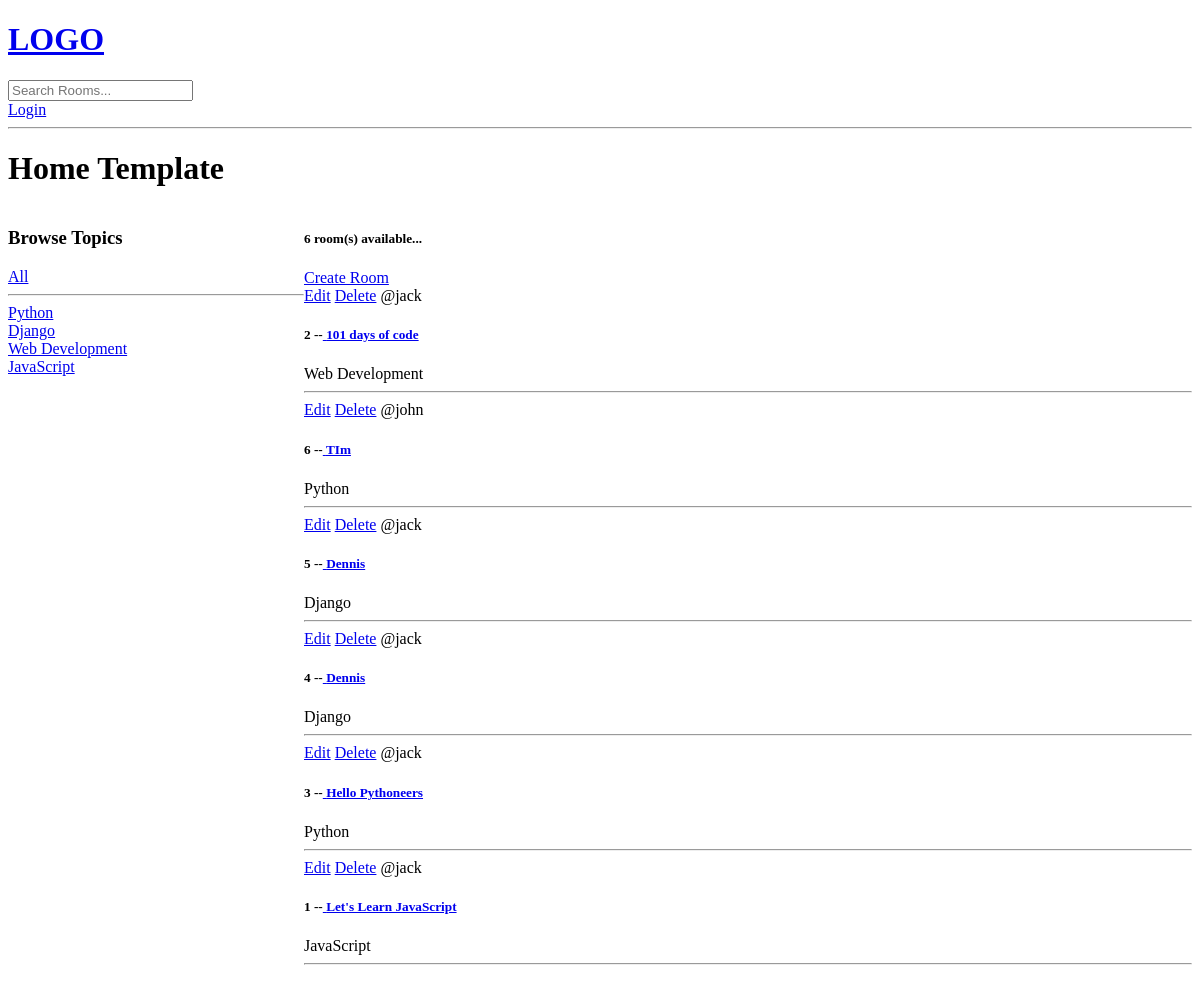
The app's page /, older data.
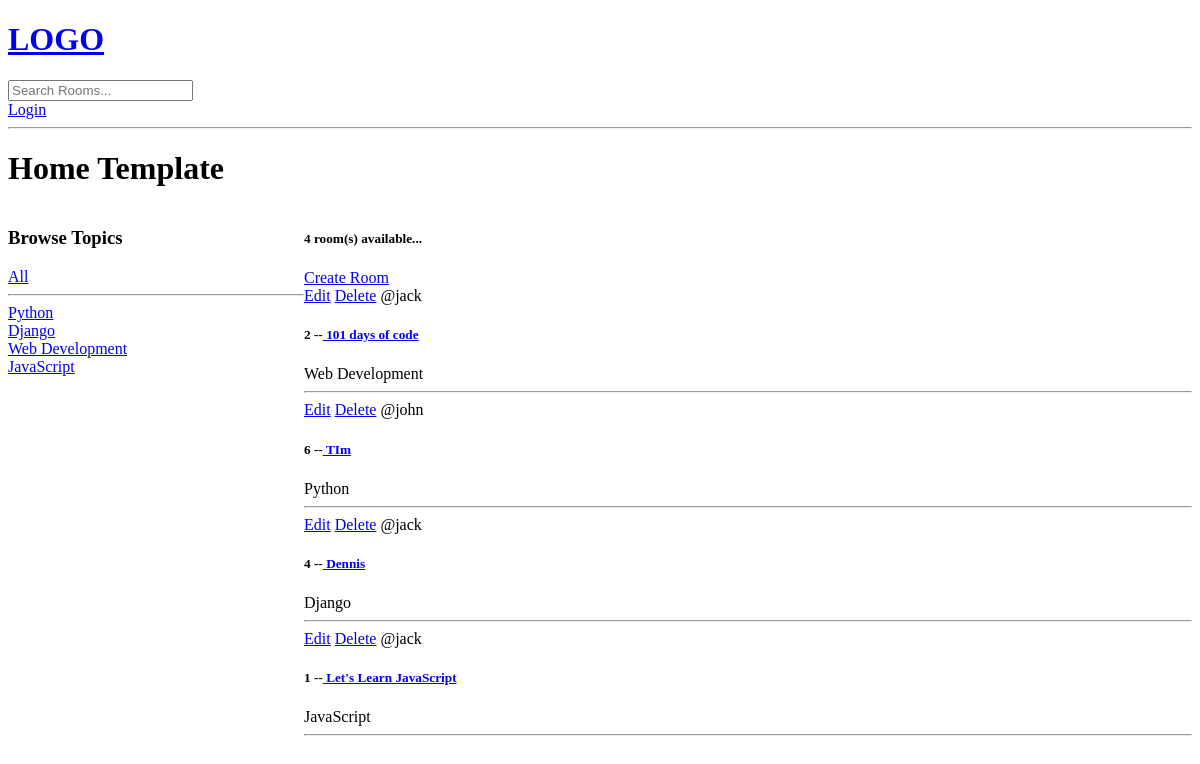
The same page, newer data.
### base/models.py (models this page shows, shortened)
class Topic(models.Model):
    name = models.CharField(max_length=200)
    def __str__(self):
        return self.name

class Room(models.Model):
    host = models.ForeignKey(User, on_delete=models.SET_NULL,null=True)
    topic = models.ForeignKey(Topic, on_delete=models.SET_NULL,null=True)
    name = models.CharField(max_length=200)
    description = models.TextField(null=True, blank=True)
    updated = models.DateTimeField(auto_now=True)
    created = models.DateTimeField(auto_now_add=True)
    class Meta:
        ordering = ['-updated','-created']

### base/views.py (the view)
# urls.py: path('',views.home,name='home'),
def home(request):
    q = request.GET.get('q') if request.GET.get('q') != None else ''
    rooms = Room.objects.filter(
        Q(topic__name__icontains=q) |
        Q(name__icontains=q) |
        Q(description__icontains=q)
    )
    room_count=rooms.count()
    topics = Topic.objects.all()
    context={'rooms':rooms,'topics':topics,'room_count':room_count}
    return render(request, 'base/home.html',context)

### base/templates/base/home.html (shortened to what this page needs)
{% extends 'main.html' %}
{% block content %}
<h1>Home Template</h1>
<div class="home-container">
    <div>
        <h3>Browse Topics</h3>
        <div>
            <a href="{% url 'home' %}">All</a>
        </div>
        <hr>
        {% for topic in topics %}
        <div>
            <a href="{% url 'home' %}?q={{ topic.name }}"> {{topic.name}} </a>
        </div>
        {% endfor %}
    </div>
    <div>
        <h5>{{room_count}} room(s) available...</h5>
        <a href="{% url 'create-room' %}">Create Room</a>
        <div>
            {% for room in rooms %}
            <div>
                <a href="{% url 'update-room' room.id %}">Edit</a>
                <a href="{% url 'delete-room' room.id %}">Delete</a>
                <span>@{{room.host.username}}</span>
                <h5>{{room.id}} --<a href="{% url 'room' room.id %}"> {{room.name}}</a></h5>
                <span>{{room.topic}}</span>
                <hr>
            </div>
            {% endfor %}
        </div>
    </div>
</div>
{% endblock %}

Row changes from the older to the newer data that the page shows:
removed Room: host.username "jack", id "5", name "Dennis", topic "Django"
removed Room: host.username "jack", id "3", name "Hello Pythoneers", topic "Python"
Text that changed along with them:
{{ room_count }}: "6" → "4"
